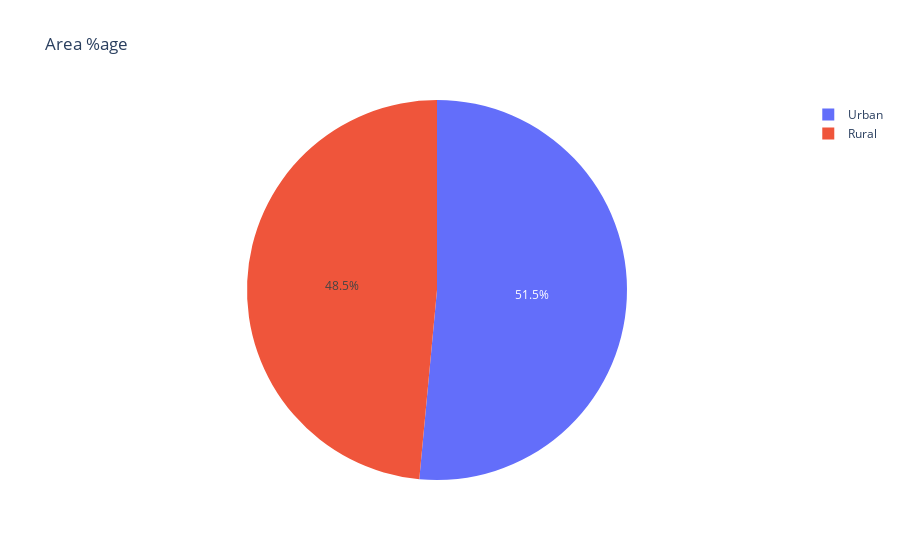

The notebook cell this image was saved under:
### Code cell
px.pie(df,names=df['Area'].value_counts().keys(),values=df['Area'].value_counts(),color=df['Area'].value_counts().keys(),title='Area %age')

### Figure 1 — Plotly figure (JSON) as saved in the notebook; plotly's stock layout.template omitted (floating-point values rounded to 4 significant figures)
{"data": [{"customdata": [["Urban"], ["Rural"]], "domain": {"x": [0, 1], "y": [0, 1]}, "hovertemplate": "label=%{label}<br>value=%{value}<br>color=%{customdata[0]}<extra></extra>", "labels": ["Urban", "Rural"], "legendgroup": "", "marker": {"colors": ["#636efa", "#EF553B"]}, "name": "", "showlegend": true, "type": "pie", "values": [381, 359]}], "layout": {"legend": {"tracegroupgap": 0}, "title": {"text": "Area %age"}}}
